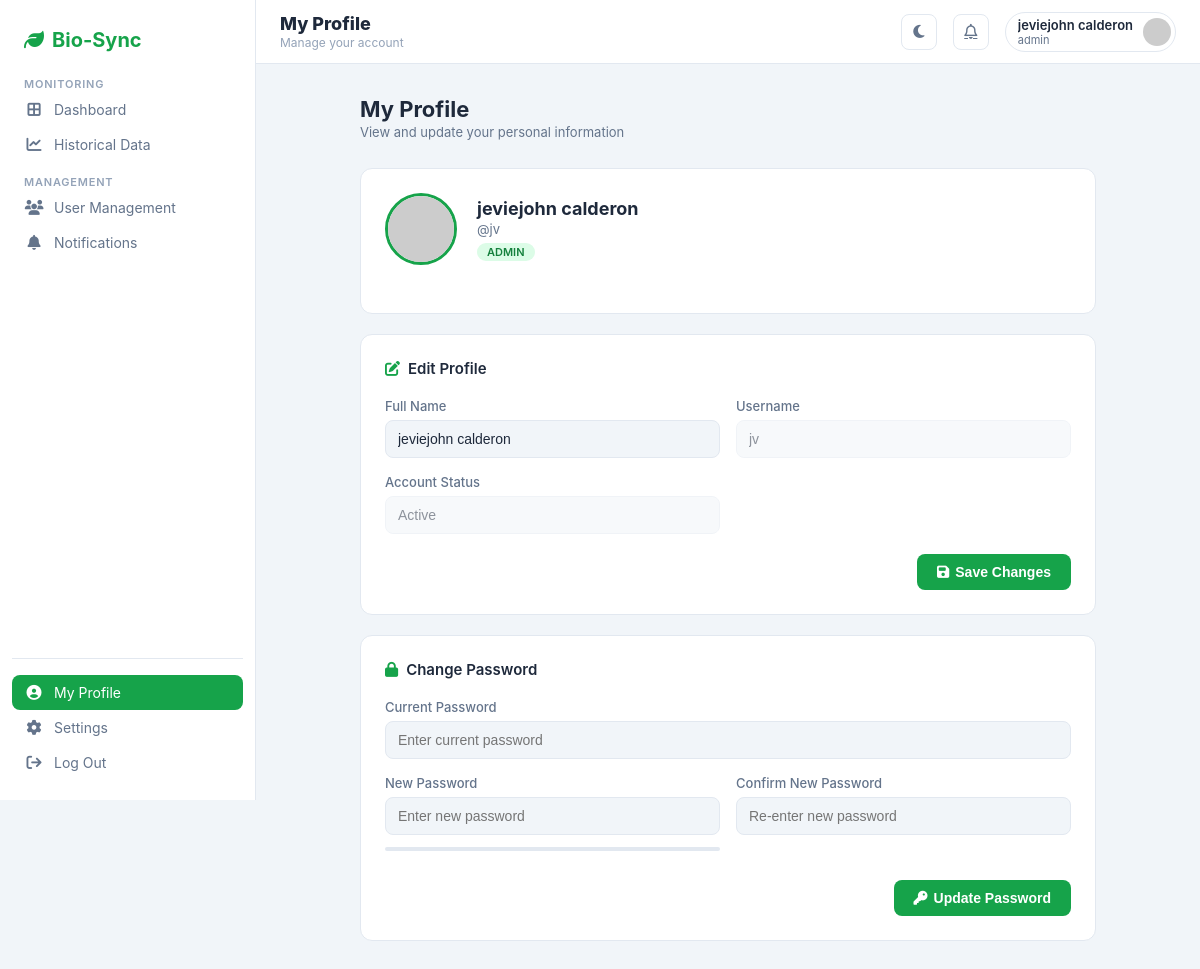
The app's page /profile.php (signed in) with its own data.
### tables this page shows
CREATE TABLE `users` (
  `id` int(11) NOT NULL,
  `full_name` varchar(100) NOT NULL,
  `username` varchar(255) NOT NULL,
  `password_hash` varchar(255) NOT NULL,
  `status` varchar(20) DEFAULT 'active',
  `role` varchar(20) DEFAULT 'user',
  `phone` varchar(20) DEFAULT NULL,
  `avatar_url` varchar(255) DEFAULT NULL
);

### profile.php (the view, shortened to what this page needs)
<?php
$pdo = getDB();
$userName = $_SESSION['user_name'] ?? '';
$userId   = $_SESSION['user_id'];
$isAdmin  = isset($_SESSION['user_role']) && strtolower($_SESSION['user_role']) === 'admin';
$stmt = $pdo->prepare("SELECT full_name, username, role, status, avatar_url FROM users WHERE id = :id");
$stmt->execute(['id' => $userId]);
$user = $stmt->fetch();
function avatarUrl(?string $custom, string $name, int $size = 128): string {
    return 'https://ui-avatars.com/api/?name=' . urlencode($name) . '&background=16a34a&color=fff&size=' . $size;
}
$hasCustomAvatar = !empty($user['avatar_url']) && avatarUrl($user['avatar_url'], '') === $user['avatar_url'];
?>
<!DOCTYPE html>
<html lang="en">
<head>
    <link rel="stylesheet" href="https://cdnjs.cloudflare.com/ajax/libs/font-awesome/6.5.0/css/all.min.css">
</head>
<body>
<aside class="sidebar" id="sidebar">
    <div class="sidebar-logo">
        <i class="fa-solid fa-leaf"></i> Bio-Sync
    </div>
    <div class="nav-group">
        <span class="nav-label">Monitoring</span>
        <a href="dashboard.php"         class="nav-link"><i class="fa-solid fa-border-all"></i> Dashboard</a>
        <a href="historicaldatapage.php" class="nav-link"><i class="fa-solid fa-chart-line"></i> Historical Data</a>
    </div>
    <div class="nav-group">
        <span class="nav-label">Management</span>
        <?php if ($isAdmin): ?>
            <a href="usermanagement.php" class="nav-link"><i class="fa-solid fa-users"></i> User Management</a>
        <?php endif; ?>
        <a href="notificationspage.php" class="nav-link"><i class="fa-solid fa-bell"></i> Notifications</a>
    </div>
    <div class="sidebar-footer">
        <a href="profile.php" class="nav-link active"><i class="fa-solid fa-circle-user"></i> My Profile</a>
        <?php if ($isAdmin): ?>
        <a href="#" class="nav-link" id="settingsLink"><i class="fa-solid fa-gear"></i> Settings</a>
        <?php endif; ?>
        <a href="logout.php" class="nav-link logout" onclick="confirmLogout(event)">
            <i class="fa-solid fa-arrow-right-from-bracket"></i> Log Out
        </a>
    </div>
</aside>
<div class="main">
<header class="topbar">
    <div class="topbar-left">
        <div>
            <div class="topbar-title">My Profile</div>
            <div class="topbar-sub">Manage your account</div>
        </div>
    </div>
    <div class="topbar-right">
        <button id="themeBtn" class="icon-btn"><i id="themeIcon" class="fa-solid fa-moon"></i></button>
        <a href="notificationspage.php" class="icon-btn" title="Notifications">
            <i class="fa-regular fa-bell"></i>
        </a>
        <div class="user-chip">
            <div>
                <div class="user-chip-name"><?php echo htmlspecialchars($userName); ?></div>
                <div class="user-chip-role"><?php echo htmlspecialchars($_SESSION['user_role'] ?? 'User'); ?></div>
            </div>
            <img src="<?php echo htmlspecialchars(avatarUrl($user['avatar_url'] ?? null, $userName, 64)); ?>" alt="Avatar">
        </div>
    </div>
</header>
<main class="main-content">
    <div class="page-head">
        <h1>My Profile</h1>
        <p>View and update your personal information</p>
    </div>
    <div class="card">
        <div class="avatar-section">
            <img class="avatar-img"
                 src="<?php echo htmlspecialchars(avatarUrl($user['avatar_url'] ?? null, $user['full_name'])); ?>"
                 alt="Avatar" id="avatarImg" data-custom="<?php echo $hasCustomAvatar ? '1' : '0'; ?>">
            <div class="avatar-info">
                <h2 id="displayName"><?php echo htmlspecialchars($user['full_name']); ?></h2>
                <p>@<?php echo htmlspecialchars($user['username']); ?></p>
                <span class="role-badge <?php echo strtolower($user['role']) === 'admin' ? 'role-admin' : 'role-user'; ?>">
                    <?php echo htmlspecialchars($user['role']); ?>
                </span>
            </div>
        </div>
    </div>
    <div class="card">
        <div class="card-title">
            <i class="fa-solid fa-pen-to-square"></i> Edit Profile
        </div>
        <form id="profileForm">
            <div class="form-row">
                <div class="form-group">
                    <label for="fullNameInput">Full Name</label>
                    <input type="text" name="full_name" id="fullNameInput" maxlength="100" autocomplete="name"
                           value="<?php echo htmlspecialchars($user['full_name']); ?>"
                           placeholder="Enter your full name" required>
                </div>
                <div class="form-group">
                    <label>Username</label>
                    <input type="text" value="<?php echo htmlspecialchars($user['username']); ?>"
                           disabled title="Username cannot be changed">
                </div>
                <div class="form-group">
                    <label>Account Status</label>
                    <input type="text" value="<?php echo htmlspecialchars($user['status']); ?>" disabled>
                </div>
            </div>
            <div class="btn-row">
                <button type="submit" class="btn btn-primary" id="saveProfileBtn">
                    <i class="fa-solid fa-floppy-disk" style="margin-right:6px;"></i>Save Changes
                </button>
            </div>
        </form>
    </div>
    <div class="card">
        <div class="card-title">
            <i class="fa-solid fa-lock"></i> Change Password
        </div>
        <form id="passwordForm">
            <div class="form-row">
                <div class="form-group full">
                    <label for="currentPass">Current Password</label>
                    <input type="password" name="current_password" id="currentPass" autocomplete="current-password"
                           placeholder="Enter current password">
                </div>
                <div class="form-group">
                    <label for="newPass">New Password</label>
                    <input type="password" name="new_password" id="newPass" autocomplete="new-password" maxlength="72"
                           placeholder="Enter new password" oninput="checkStrength(this.value)">
                    <div class="strength-bar" id="strengthBar"></div>
                </div>
                <div class="form-group">
                    <label for="confirmPass">Confirm New Password</label>
                    <input type="password" name="confirm_password" id="confirmPass" autocomplete="new-password" maxlength="72"
                           placeholder="Re-enter new password">
                </div>
            </div>
            <div class="btn-row">
                <button type="submit" class="btn btn-primary" id="savePassBtn">
                    <i class="fa-solid fa-key" style="margin-right:6px;"></i>Update Password
                </button>
            </div>
        </form>
    </div>
</main>
</div>
</body>
</html>

### records on screen
users: full_name "jeviejohn calderon", username "jv", role "ADMIN", status "Active"

### other values on screen
$userName "jeviejohn calderon"
$_SESSION['user_role'] "admin"
